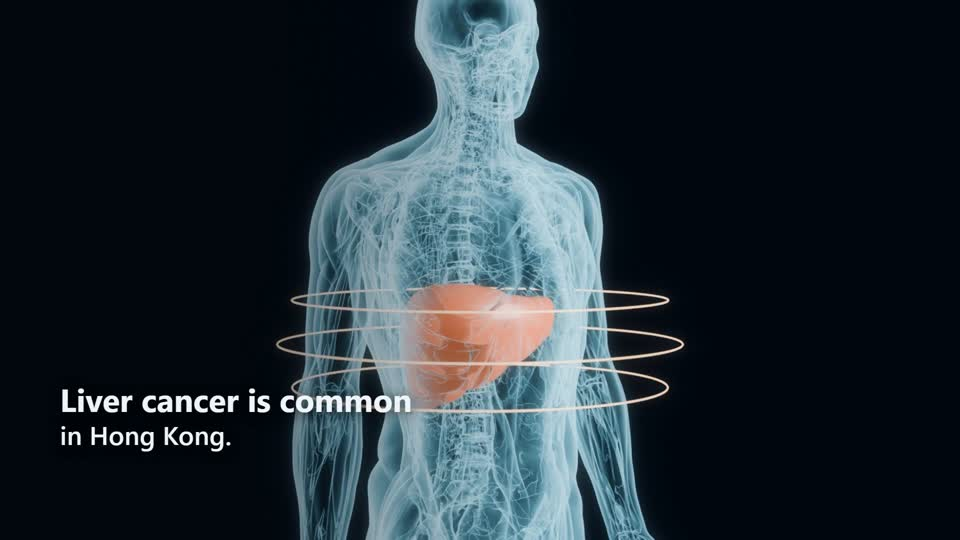
#> input picture 镜头设计_v2/mv_test/check_body_in_film.jpg, 960 x 540 px
$ python redcheck.py '../../../../../../镜头设计_v2/mv_test/check_body_in_film.jpg'
#> lines starting #> are read from the running program, lines starting #| are printed output that depends on the picture; after the words box and inside, x2 and y2 are one past the last pixel; in counts of white or black regions, pixels touching at a corner belong together
"""Orange check: among red pixels (R>110, R>1.6*B, R>1.6*G... loosely: R dominant), share whose G > 0.35 R."""
import sys, numpy as np
from PIL import Image
for f in sys.argv[1:]:
    a = np.asarray(Image.open(f).convert("RGB")).astype(float)
    R, G, B = a[..., 0], a[..., 1], a[..., 2]
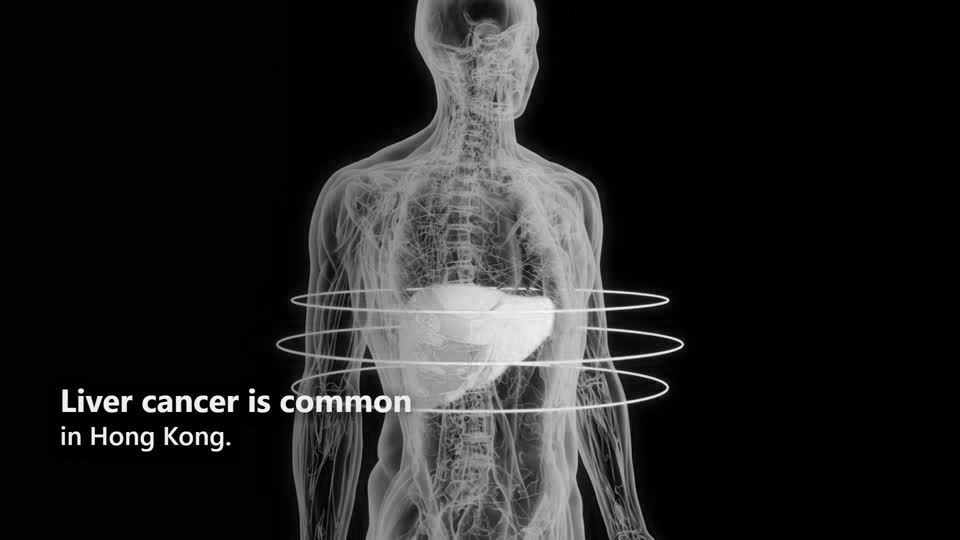
#> R: shape (540, 960) float64; min 0, max 255, mean 33.9
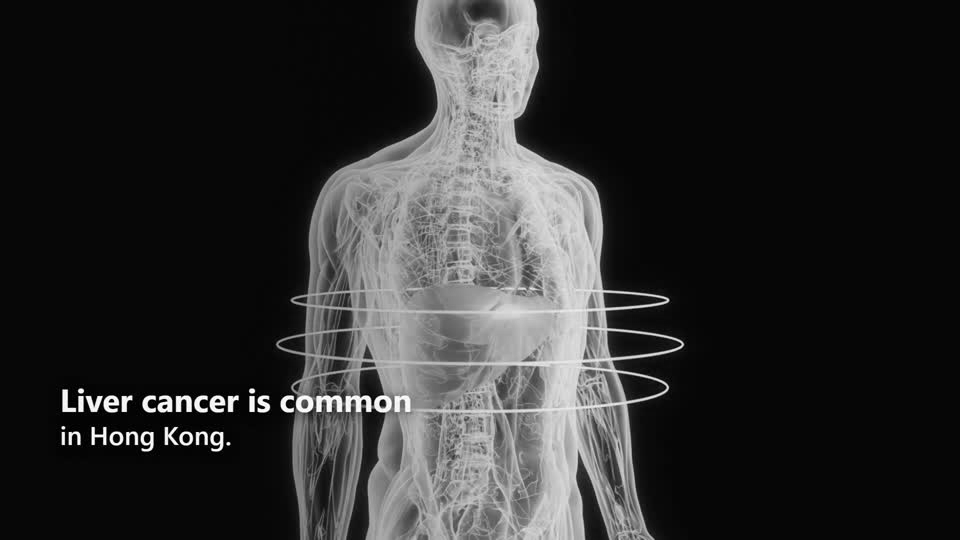
#> G: shape (540, 960) float64; min 0, max 255, mean 45
    red = (R > 110) & (R > 1.5 * B) & (R > 1.3 * G)
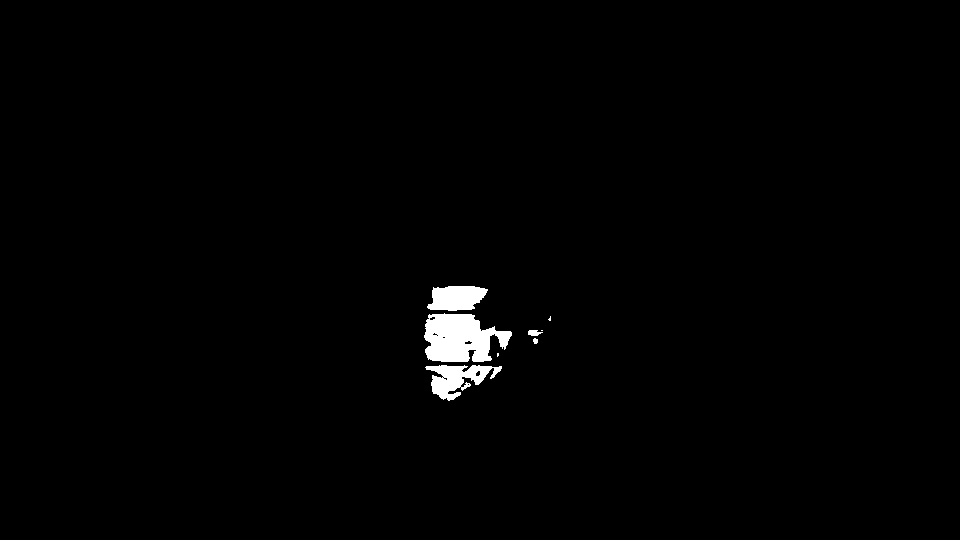
#> red: shape (540, 960) bool; 1.1% white; 8 white regions (3 under 20 px), largest, box (x1, y1, x2, y2) and area: (424, 313, 512, 362) 2978, (425, 365, 502, 401) 1346, (427, 286, 488, 311) 1170, (528, 330, 543, 336) 64, (533, 338, 538, 344) 24
    n = red.sum()
#> n = 5600
    if n < 200: print(f"{f.split('/')[-1]:28s} red px {n:7d}  (n/a)"); continue
    org = red & (G > 0.35 * R) & (G > 1.25 * B)  # G well above B = orange; G≈B = pink/white highlight
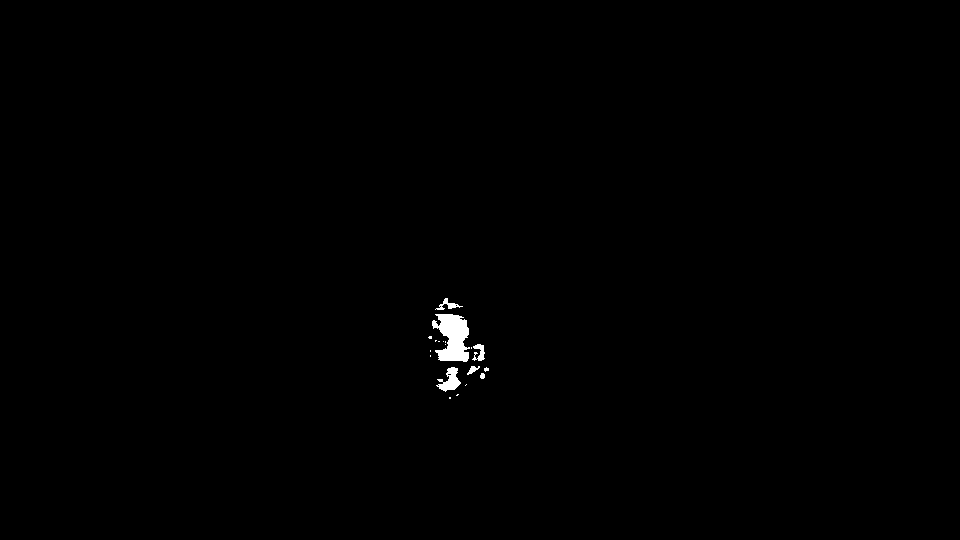
#> org: shape (540, 960) bool; 0.37% white; 19 white regions (13 under 20 px), largest, box (x1, y1, x2, y2) and area: (432, 314, 470, 362) 1215, (436, 367, 461, 392) 313, (472, 344, 485, 361) 126, (435, 298, 463, 310) 112, (467, 366, 480, 375) 55, (480, 373, 485, 379) 25
    print(f"{f.split('/')[-1]:28s} red px {n:7d}  orange {100*org.sum()/n:5.1f}%  median G/R {np.median(G[red]/R[red]):.2f}")
#| check_body_in_film.jpg       red px    5600  orange  33.9%  median G/R 0.68
